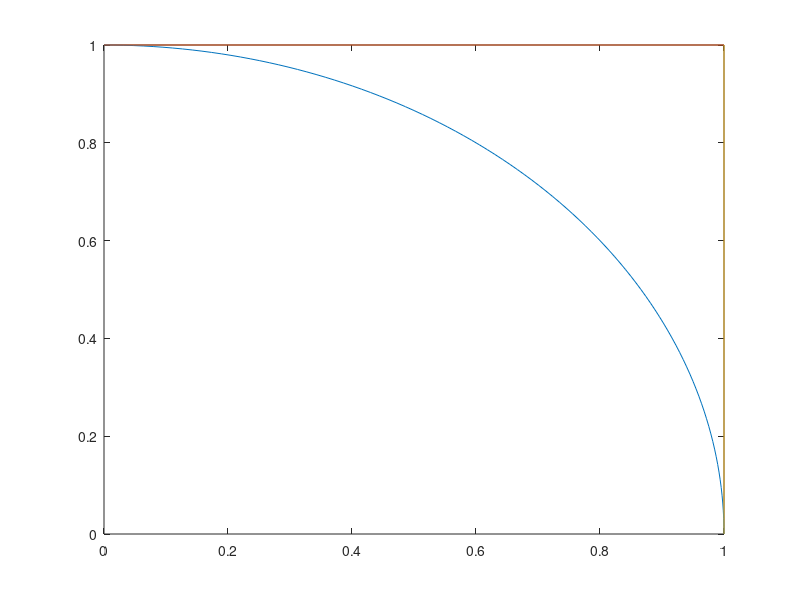

Write MATLAB code to recreate this figure. (Note: this script raises an error after producing the figure.)
n=100;
radius=1;
t=linspace(pi/2,0,100);
xCircle=radius*cos(t);
yCircle=radius*sin(t);
plot(xCircle,yCircle);
hold on;
plot([0,1],[1,1]);
plot([1,1],[0,1]);
scatter(0.5,0.5,'Red','filled');
scatter(0.1,0.1,'Red','filled');
scatter(0.2,0.2,'Red','filled');
scatter(2,2,'filled');
hold off;